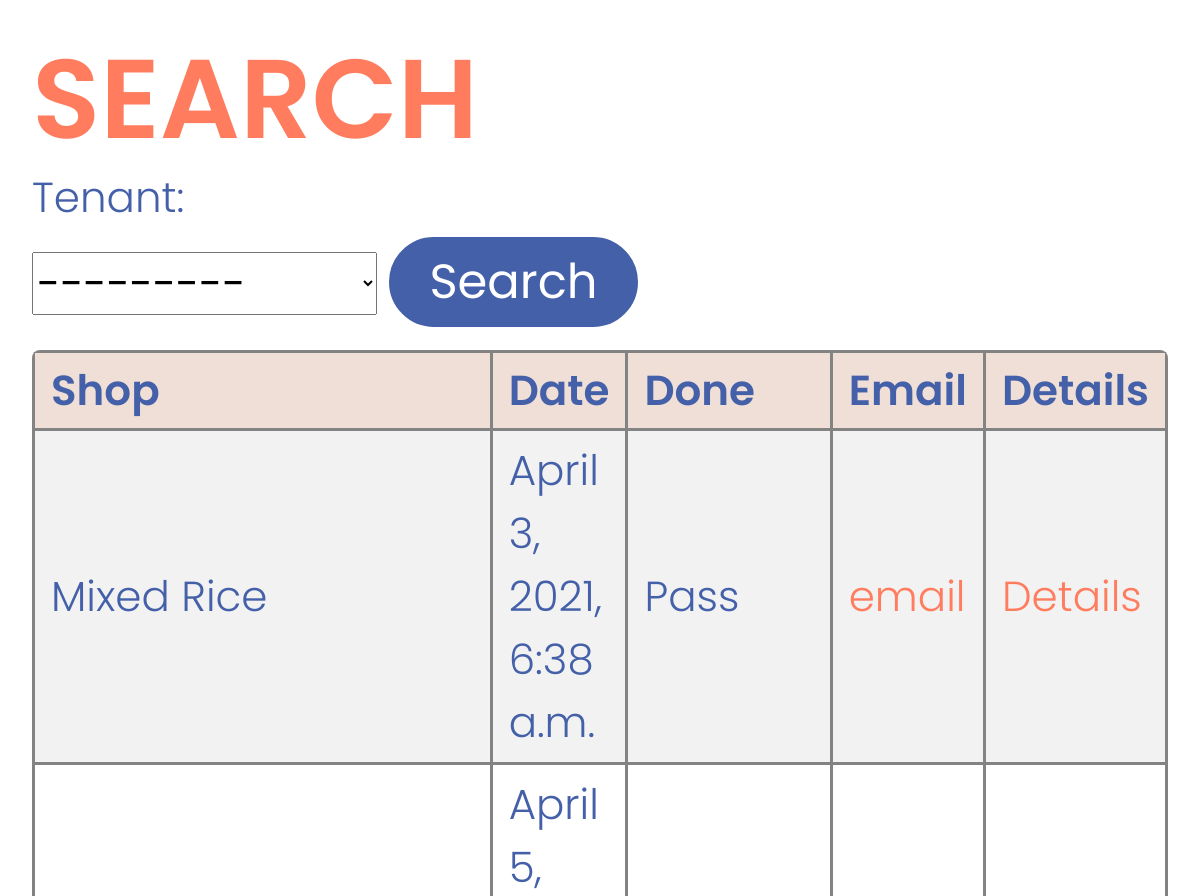
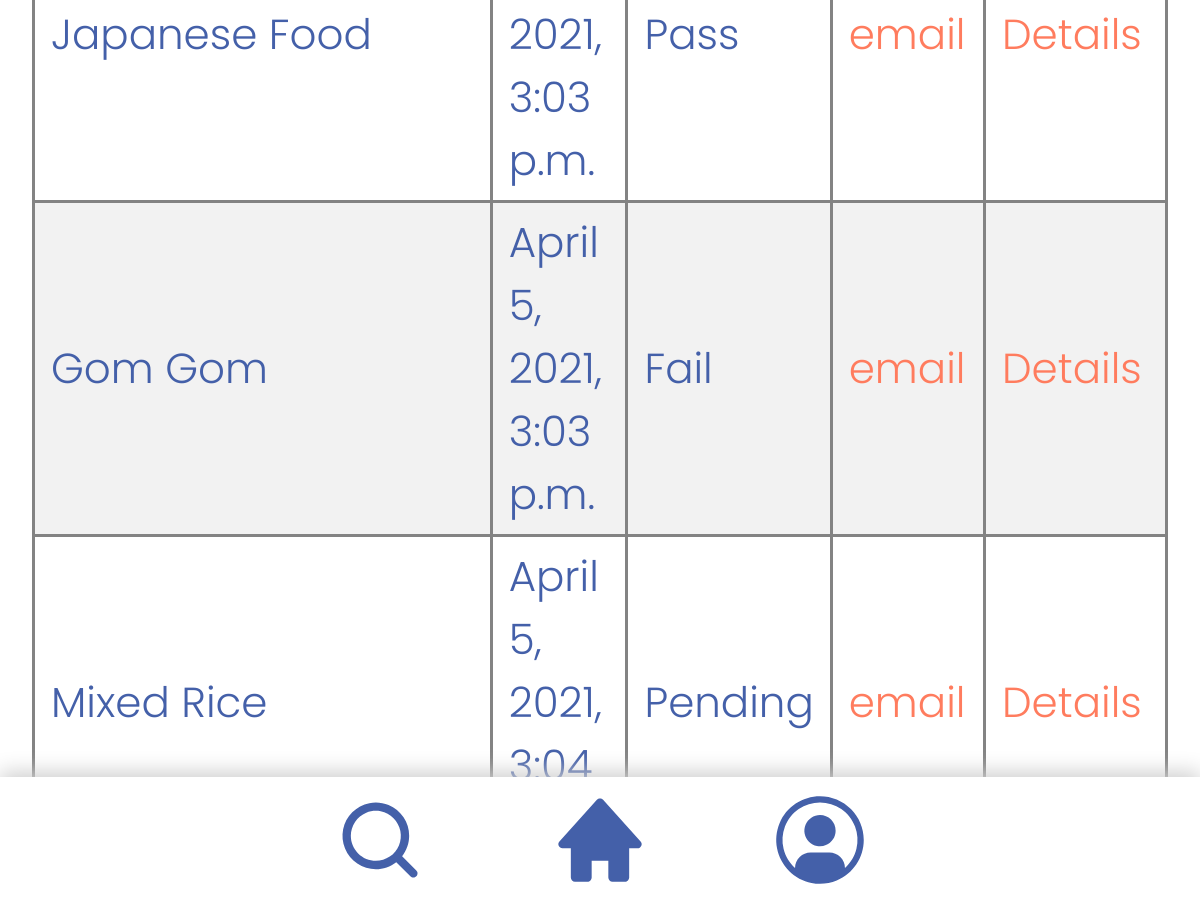
Screenshot of /search/ (signed in) with the database file from the repository (2 pictures, top to bottom).
### accounts/models.py (models this page shows)
class Audit(models.Model):
    STATUS = (
        ('Pending', 'Pending'),
        ('Pass', 'Pass'),
        ('Fail', 'Fail'),
    )
    date_audited = models.DateTimeField(auto_now_add=True)
    status = models.CharField(max_length=50, choices=STATUS)
    tenant = models.ForeignKey(Tenant, null=True, on_delete=models.SET_NULL)
    staff = models.ForeignKey(Staff, null=True, on_delete=models.SET_NULL)
    comment = models.TextField(blank=True)

class Tenant(models.Model):
    STATUS = (
        ('Pending', 'Pending'),
        ('Pass', 'Pass'),
        ('Fail', 'Fail'),
    )
    name = models.CharField(max_length=100)
    status = models.CharField(max_length=50, choices=STATUS, blank=True)
    category = models.CharField(max_length=100)
    date_created = models.DateTimeField(auto_now_add=True)
    description = models.CharField(max_length=100, blank=True)
    actual_img = models.ImageField(upload_to ='images/')
    def __str__(self):
        return self.name

### accounts/views.py (the view)
# urls.py: path('search/',views.search, name='search'),
def search(request):
    audits = Audit.objects.all()
    myFilter = AuditFilter(request.GET, queryset=audits)
    audits = myFilter.qs
    context = {'audits': audits, 'myFilter': myFilter}
    return render(request, 'accounts/search.html', context)

### accounts/templates/accounts/search.html (shortened to what this page needs)
{% extends 'accounts/main.html' %}
{% load static %}
{% block content %}
<!DOCTYPE html>
<html>
  <head>
  </head>
  <body>
    <h1>SEARCH</h1>
    <form method="get"> {{ myFilter.form}}
      <button class="searchButton" type="submit">Search</button>
    </form>
    <table>
      <tr>
        <th>Shop</th>
        <th>Date</th>
        <th>Done</th>
        <th>Email</th>
        <th>Details</th>
      </tr>
      {% for t in audits %}
      <tr>
        <td>{{t.tenant.name}}</td>
        <td>{{t.date_audited}}</td>
        <td>{{t.status}}</td>
        <td><a class="updateButton" href="{% url 'plain_email' %}">email</a></td>
         <td><a class="updateButton" href="{% url 'tenantsDetail' t.pk %}">Details</a></td>
      </tr>
      {% endfor %}
    </table>
  </body>
</html>
{% endblock %}

### static/CSS/index.css (style rules this page uses)
body { margin: 2rem; font-family: "Poppins", sans-serif; color: #4460a9; font-weight: 350; font-size: 3.5vw; height:90% }
.searchButton { border-style: solid; border-color: #4460a9; color: #fff; text-decoration: none; background-color: #4460a9; width: 22%; font-size: 4vw; font-family: "Poppins", sans-serif; margin-top: 0%; border-radius: 4rem; margin-bottom: 0rem; height: 90px; }
table { border-collapse: collapse; display: block; width: 100%; overflow-y: auto; overflow-x: hidden; border-radius: 8px 8px 8px 8px; margin-top: 2%; }
table td, table th { border: 3px solid rgb(131, 131, 131); padding-left: 1rem; padding-right: 1rem; padding-bottom: 0.5rem; padding-top: 00.5rem; width: 100%; }
table tr:nth-child(even) { background-color: #f2f2f2; }
table th { padding-top: 6px; padding-bottom: 6px; text-align: left; background-color: #f0dfd6; font-weight: 550; }
h1 { margin-bottom: 0%; font-size: 7rem; color: #ff7c5e; font-weight: 600; display: block; width: 100%; margin-top: 0%; }
.updateButton { color: #ff7c5e; }
label { display: block; width: 100%; }

### static/CSS/Navbar.css (style rules this page uses)
body { margin: 15px; font-family: "Poppins", sans-serif; color: #4460a9; font-weight: 350; font-size: 3.5vw; }

### rows the page displays
Audit: tenant.name "Mixed Rice", date_audited "April 3, 2021, 6:38 a.m.", status "Pass"
Audit: tenant.name "Japanese Food", date_audited "April 5, 2021, 3:03 p.m.", status "Pass"
Audit: tenant.name "Gom Gom", date_audited "April 5, 2021, 3:03 p.m.", status "Fail"
Audit: tenant.name "Mixed Rice", date_audited "April 5, 2021, 3:04…", status "Pending"
